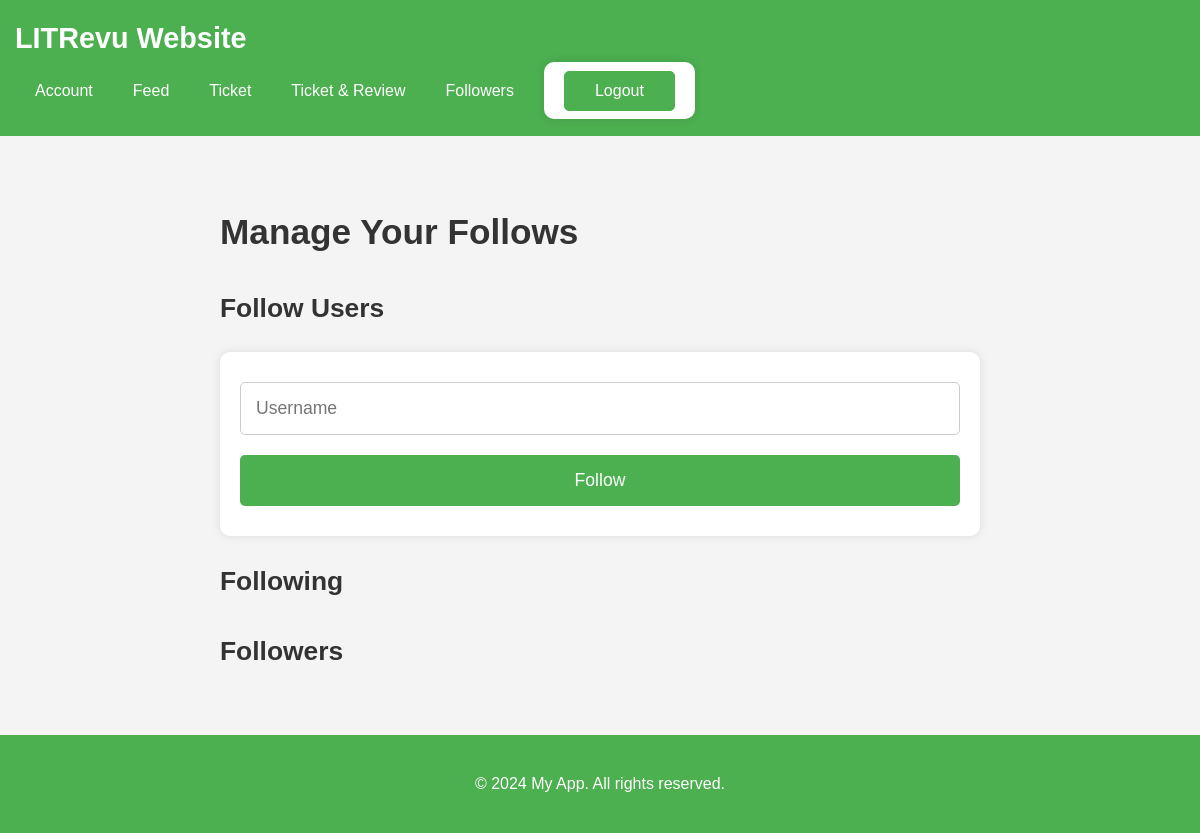
Before: /manage_follows/ (signed in) with the older database file.
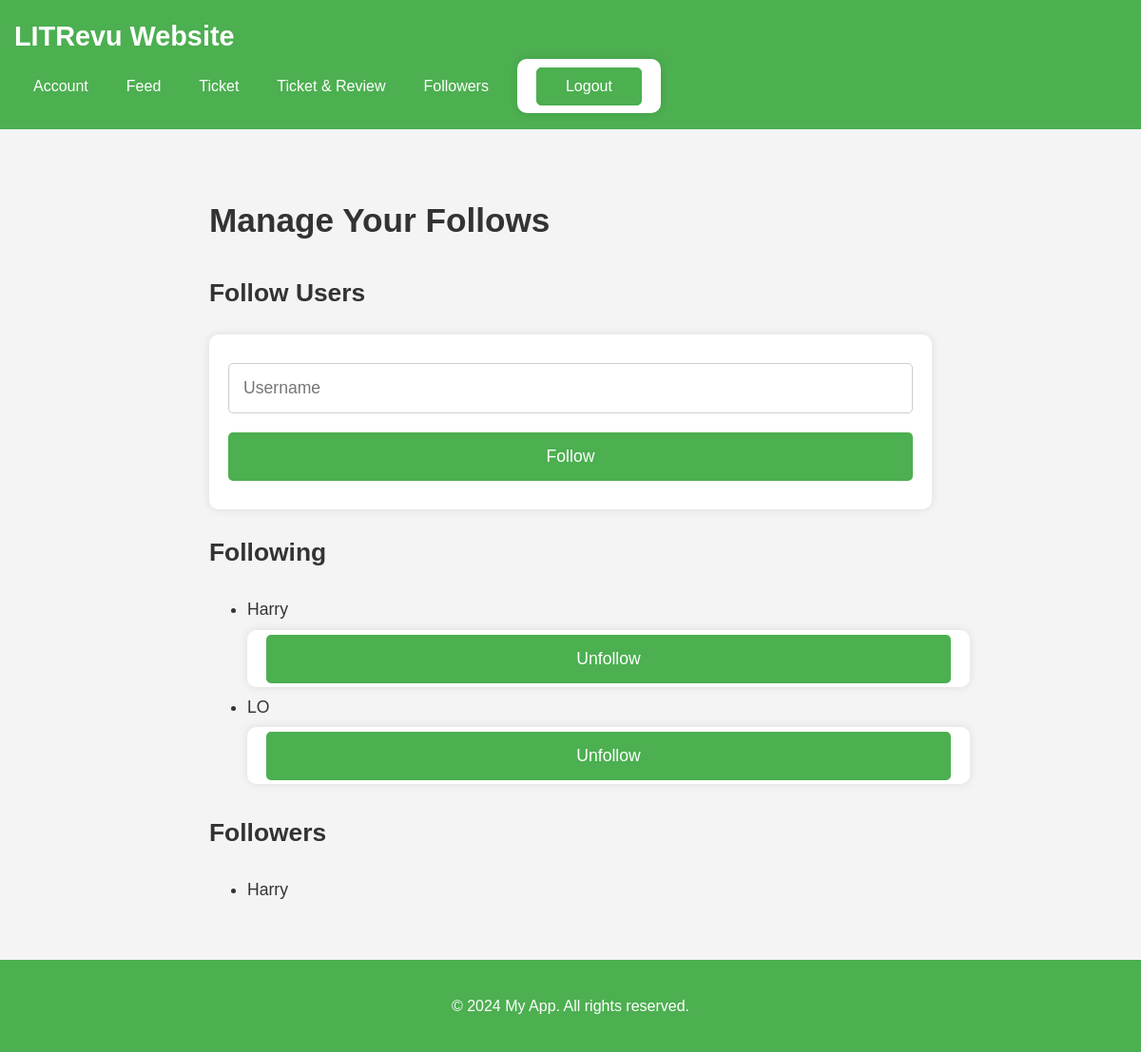
After: the same page with the newer database file.
### myapp/models.py (models this page shows, shortened)
class UserFollows(models.Model):
    user = models.ForeignKey(
        to=settings.AUTH_USER_MODEL, related_name="following", on_delete=models.CASCADE
    )
    followed_user = models.ForeignKey(
        to=settings.AUTH_USER_MODEL, related_name="followers", on_delete=models.CASCADE
    )
    class Meta:
        constraints = [
            UniqueConstraint(
                fields=["user", "followed_user"], name="unique_user_follow"
            )
        ]
        app_label = "myapp"
        verbose_name = "User Follow"
        verbose_name_plural = "User Follows"

### myapp/views.py (the view)
# urls.py: path("manage_follows/", manage_follows, name="manage_follows"),
@login_required
def manage_follows(request):
    user = request.user
    followers = user.followers.all()
    following = user.following.all()
    if request.method == "POST":
        form = FollowForm(request.POST)
        if form.is_valid():
            action = form.cleaned_data["action"]
            target_user = get_object_or_404(
                User, username=form.cleaned_data["username"]
            )
            if action == "follow":
                UserFollows.objects.get_or_create(user=user, followed_user=target_user)
            elif action == "unfollow":
                UserFollows.objects.filter(
                    user=user, followed_user=target_user
                ).delete()
            return redirect("myapp:manage_follows")
    else:
        form = FollowForm()
    return render(
        request,
        "manage_follows.html",
        {"followers": followers, "following": following, "form": form},
    )

### myapp/forms.py
class FollowForm(forms.Form):
    username = forms.CharField(
        max_length=150, widget=forms.TextInput(attrs={"placeholder": "Username"})
    )
    action = forms.ChoiceField(
        choices=[("follow", "Follow"), ("unfollow", "Unfollow")],
        widget=forms.HiddenInput(),
        initial="follow",
    )

### myapp/context_processors.py (called while the page is built)
def media_url(request):
    return {"media_url": settings.MEDIA_URL}

### myapp/templates/manage_follows.html (shortened to what this page needs)
{% extends 'base.html' %}
{% block content %}
<h1>Manage Your Follows</h1>
<h2>Follow Users</h2>
<form method="post" class="follow-form">
    {{ form.username }}
    <button type="submit">Follow</button>
</form>
<h2>Following</h2>
<ul class="following-list">
    {% for follow in following %}
        <li>
            {{ follow.followed_user.username }}
            <form method="post" action="{% url 'myapp:manage_follows' %}" style="display: inline;">
                <button type="submit">Unfollow</button>
            </form>
        </li>
    {% endfor %}
</ul>
<h2>Followers</h2>
<ul class="followers-list">
    {% for follow in followers %}
        <li>{{ follow.user.username }}</li>
    {% endfor %}
</ul>
{% endblock %}

Changed rows visible on the page:
added UserFollows: followed_user.username "Harry", user.username "Harry"
added UserFollows: followed_user.username "LO", shown under "Following"
